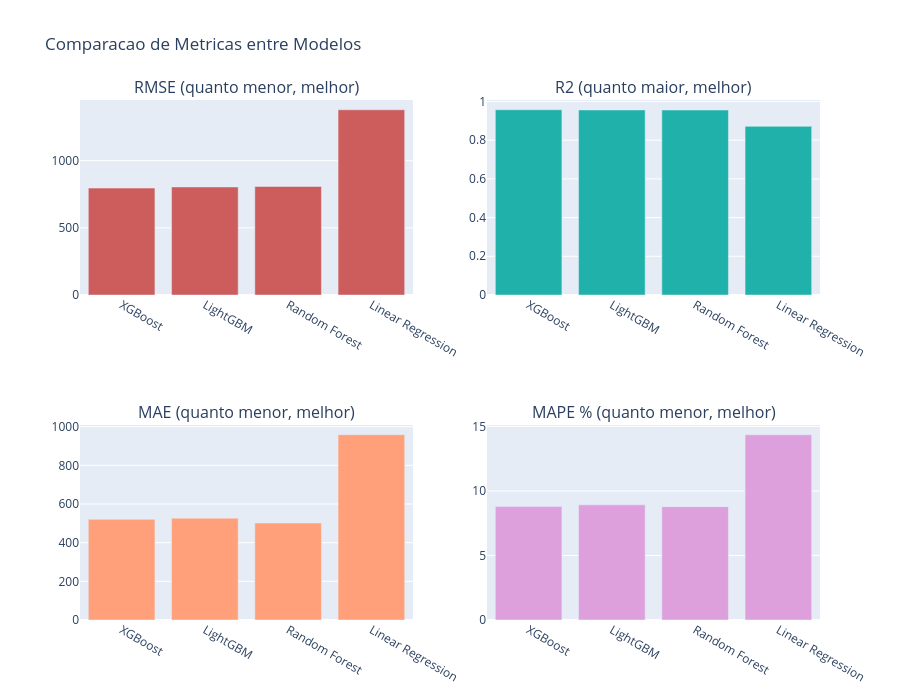

The code cell stored with this chart in its notebook:
### Code cell
# VISUALIZACAO 1: COMPARACAO DE METRICAS

fig = make_subplots(
    rows=2, cols=2,
    subplot_titles=('RMSE (quanto menor, melhor)', 
                    'R2 (quanto maior, melhor)',
                    'MAE (quanto menor, melhor)', 
                    'MAPE % (quanto menor, melhor)'),
    specs=[[{'type': 'bar'}, {'type': 'bar'}],
           [{'type': 'bar'}, {'type': 'bar'}]]
)

# RMSE
fig.add_trace(
    go.Bar(x=comparison_df['Modelo'], y=comparison_df['RMSE'], 
           marker_color='indianred', name='RMSE'),
    row=1, col=1
)

# R2
fig.add_trace(
    go.Bar(x=comparison_df['Modelo'], y=comparison_df['R2'], 
           marker_color='lightseagreen', name='R2'),
    row=1, col=2
)

# MAE
fig.add_trace(
    go.Bar(x=comparison_df['Modelo'], y=comparison_df['MAE'], 
           marker_color='lightsalmon', name='MAE'),
    row=2, col=1
)

# MAPE
fig.add_trace(
    go.Bar(x=comparison_df['Modelo'], y=comparison_df['MAPE (%)'], 
           marker_color='plum', name='MAPE'),
    row=2, col=2
)

fig.update_layout(height=700, showlegend=False, 
                  title_text="Comparacao de Metricas entre Modelos")
fig.write_html("../images/model_comparison.html")
fig.show()

### Figure 1 — Plotly figure (JSON) as saved in the notebook; plotly's stock layout.template omitted (floating-point values rounded to 4 significant figures)
{"data": [{"marker": {"color": "indianred"}, "name": "RMSE", "type": "bar", "x": ["XGBoost", "LightGBM", "Random Forest", "Linear Regression"], "xaxis": "x", "y": [796.1, 804.6, 808.6, 1379.0], "yaxis": "y"}, {"marker": {"color": "lightseagreen"}, "name": "R2", "type": "bar", "x": ["XGBoost", "LightGBM", "Random Forest", "Linear Regression"], "xaxis": "x2", "y": [0.9572, 0.9563, 0.9558, 0.8715], "yaxis": "y2"}, {"marker": {"color": "lightsalmon"}, "name": "MAE", "type": "bar", "x": ["XGBoost", "LightGBM", "Random Forest", "Linear Regression"], "xaxis": "x3", "y": [520.9, 526.8, 501.5, 958.3], "yaxis": "y3"}, {"marker": {"color": "plum"}, "name": "MAPE", "type": "bar", "x": ["XGBoost", "LightGBM", "Random Forest", "Linear Regression"], "xaxis": "x4", "y": [8.789, 8.922, 8.785, 14.35], "yaxis": "y4"}], "layout": {"annotations": [{"font": {"size": 16}, "showarrow": false, "text": "RMSE (quanto menor, melhor)", "x": 0.225, "xanchor": "center", "xref": "paper", "y": 1, "yanchor": "bottom", "yref": "paper"}, {"font": {"size": 16}, "showarrow": false, "text": "R2 (quanto maior, melhor)", "x": 0.775, "xanchor": "center", "xref": "paper", "y": 1, "yanchor": "bottom", "yref": "paper"}, {"font": {"size": 16}, "showarrow": false, "text": "MAE (quanto menor, melhor)", "x": 0.225, "xanchor": "center", "xref": "paper", "y": 0.375, "yanchor": "bottom", "yref": "paper"}, {"font": {"size": 16}, "showarrow": false, "text": "MAPE % (quanto menor, melhor)", "x": 0.775, "xanchor": "center", "xref": "paper", "y": 0.375, "yanchor": "bottom", "yref": "paper"}], "height": 700, "showlegend": false, "title": {"text": "Comparacao de Metricas entre Modelos"}, "xaxis": {"anchor": "y", "domain": [0, 0.45]}, "xaxis2": {"anchor": "y2", "domain": [0.55, 1]}, "xaxis3": {"anchor": "y3", "domain": [0, 0.45]}, "xaxis4": {"anchor": "y4", "domain": [0.55, 1]}, "yaxis": {"anchor": "x", "domain": [0.625, 1]}, "yaxis2": {"anchor": "x2", "domain": [0.625, 1]}, "yaxis3": {"anchor": "x3", "domain": [0, 0.375]}, "yaxis4": {"anchor": "x4", "domain": [0, 0.375]}}}
